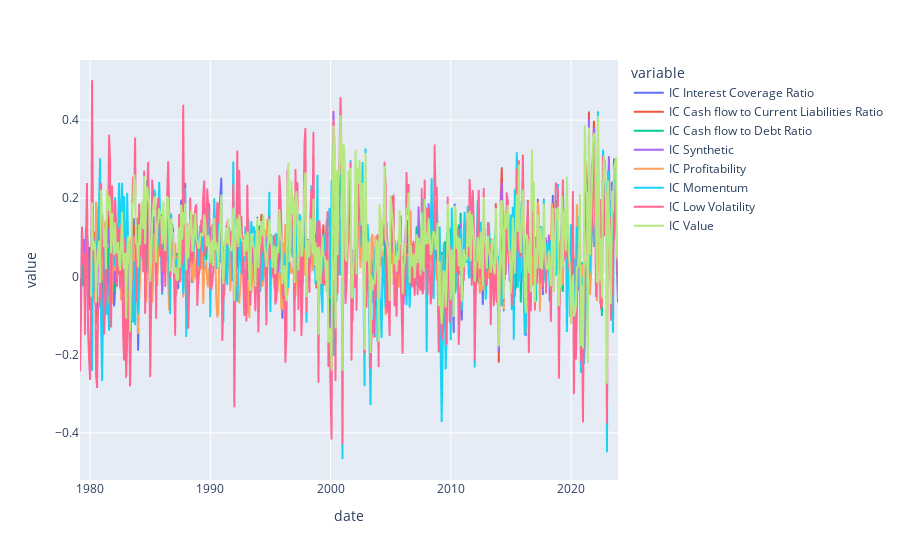

Notebook cell for this chart:
### Code cell
#using plotly plot for ic trendline through time
    #should try this with moving avg
import plotly.express as px

# Your code
fig = px.line(db)

fig.show()

### Figure 1 — Plotly figure (JSON) as saved in the notebook; plotly's stock layout.template omitted (floating-point values rounded to 4 significant figures; data arrays with more than 128 entries replaced by an {"elided": "..."} marker saying what was removed)
{"data": [{"hovertemplate": "variable=IC Interest Coverage Ratio<br>date=%{x}<br>value=%{y}<extra></extra>", "legendgroup": "IC Interest Coverage Ratio", "line": {"color": "#636efa", "dash": "solid"}, "marker": {"symbol": "circle"}, "mode": "lines", "name": "IC Interest Coverage Ratio", "showlegend": true, "type": "scattergl", "x": {"elided": "538 str values"}, "xaxis": "x", "y": {"elided": "538 float values"}, "yaxis": "y"}, {"hovertemplate": "variable=IC Cash flow to Current Liabilities Ratio<br>date=%{x}<br>value=%{y}<extra></extra>", "legendgroup": "IC Cash flow to Current Liabilities Ratio", "line": {"color": "#EF553B", "dash": "solid"}, "marker": {"symbol": "circle"}, "mode": "lines", "name": "IC Cash flow to Current Liabilities Ratio", "showlegend": true, "type": "scattergl", "x": {"elided": "538 str values"}, "xaxis": "x", "y": {"elided": "538 float values"}, "yaxis": "y"}, {"hovertemplate": "variable=IC Cash flow to Debt Ratio<br>date=%{x}<br>value=%{y}<extra></extra>", "legendgroup": "IC Cash flow to Debt Ratio", "line": {"color": "#00cc96", "dash": "solid"}, "marker": {"symbol": "circle"}, "mode": "lines", "name": "IC Cash flow to Debt Ratio", "showlegend": true, "type": "scattergl", "x": {"elided": "538 str values"}, "xaxis": "x", "y": {"elided": "538 float values"}, "yaxis": "y"}, {"hovertemplate": "variable=IC Synthetic<br>date=%{x}<br>value=%{y}<extra></extra>", "legendgroup": "IC Synthetic", "line": {"color": "#ab63fa", "dash": "solid"}, "marker": {"symbol": "circle"}, "mode": "lines", "name": "IC Synthetic", "showlegend": true, "type": "scattergl", "x": {"elided": "538 str values"}, "xaxis": "x", "y": {"elided": "538 float values"}, "yaxis": "y"}, {"hovertemplate": "variable=IC Profitability<br>date=%{x}<br>value=%{y}<extra></extra>", "legendgroup": "IC Profitability", "line": {"color": "#FFA15A", "dash": "solid"}, "marker": {"symbol": "circle"}, "mode": "lines", "name": "IC Profitability", "showlegend": true, "type": "scattergl", "x": {"elided": "538 str values"}, "xaxis": "x", "y": {"elided": "538 float values"}, "yaxis": "y"}, {"hovertemplate": "variable=IC Momentum<br>date=%{x}<br>value=%{y}<extra></extra>", "legendgroup": "IC Momentum", "line": {"color": "#19d3f3", "dash": "solid"}, "marker": {"symbol": "circle"}, "mode": "lines", "name": "IC Momentum", "showlegend": true, "type": "scattergl", "x": {"elided": "538 str values"}, "xaxis": "x", "y": {"elided": "538 float values"}, "yaxis": "y"}, {"hovertemplate": "variable=IC Low Volatility<br>date=%{x}<br>value=%{y}<extra></extra>", "legendgroup": "IC Low Volatility", "line": {"color": "#FF6692", "dash": "solid"}, "marker": {"symbol": "circle"}, "mode": "lines", "name": "IC Low Volatility", "showlegend": true, "type": "scattergl", "x": {"elided": "538 str values"}, "xaxis": "x", "y": {"elided": "538 float values"}, "yaxis": "y"}, {"hovertemplate": "variable=IC Value<br>date=%{x}<br>value=%{y}<extra></extra>", "legendgroup": "IC Value", "line": {"color": "#B6E880", "dash": "solid"}, "marker": {"symbol": "circle"}, "mode": "lines", "name": "IC Value", "showlegend": true, "type": "scattergl", "x": {"elided": "538 str values"}, "xaxis": "x", "y": {"elided": "538 float values"}, "yaxis": "y"}], "layout": {"autosize": true, "legend": {"title": {"text": "variable"}, "tracegroupgap": 0}, "margin": {"t": 60}, "xaxis": {"anchor": "y", "autorange": true, "domain": [0, 1], "range": ["1979-02-28", "2023-11-30"], "title": {"text": "date"}, "type": "date"}, "yaxis": {"anchor": "x", "autorange": true, "domain": [0, 1], "range": [-0.5207, 0.5538], "title": {"text": "value"}, "type": "linear"}}}
